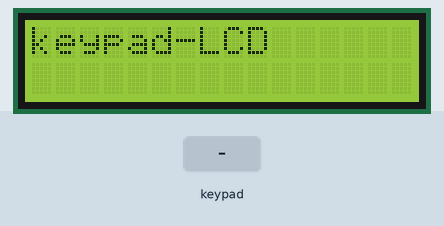
Simulated run of this sketch. Board: Arduino Uno, built with avr-gcc and run on an emulated ATmega328P. On the bench: 16×2 character LCD. The test bench sets the inputs (shaded band).

Above: at 1.2 s.
1.3 s: keypad keys 5 4 3 2 # pressed 0.4 s apart
At 3.3 s:
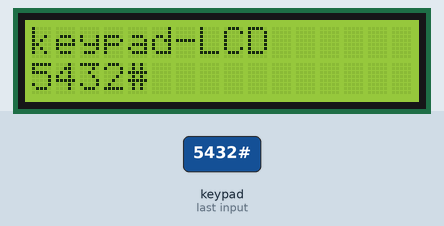
4.8 s: key '*' pressed
At 6.0 s:
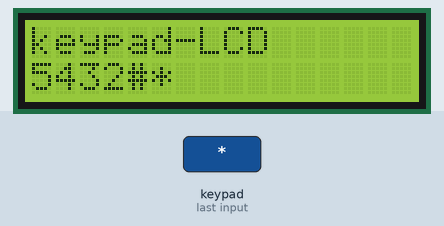
6.3 s: key '#' pressed
At 7.1 s:
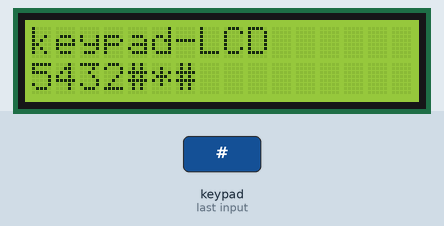
7.8 s: keypad keys 5 4 3 2 * pressed 0.4 s apart
At 10.8 s:
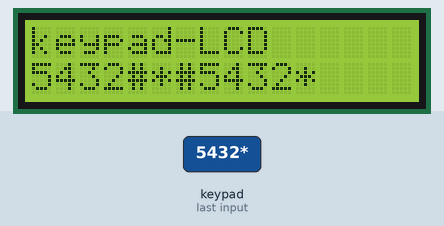
11.3 s: keypad keys 8 7 6 # pressed 0.4 s apart
At 13.2 s:
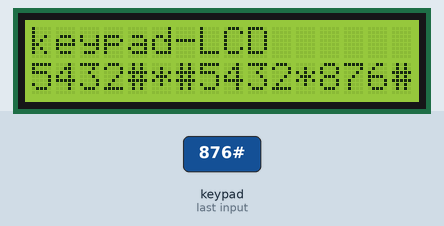
Timing chart, 0 to 14.7 s (numbered marks = the images above; inputs shaded):
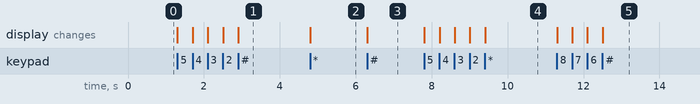

Measured:
- after the input at 1.3 s, the display: first changes at once (image 1 shows a later state)
- after the input at 4.8 s, the display: changes at once (image 2)
- after the input at 6.3 s, the display: changes at once (image 3)
- after the input at 7.8 s, the display: first changes at once (image 4 shows a later state)
- after the input at 11.3 s, the display: first changes at once (image 5 shows a later state)

The sketch:

keypad_LCD.ino
```cpp
#include <Keypad.h>
#include <LiquidCrystal.h>
const byte ROWS = 4; //four rows
const byte COLS = 3; //three columns
char keys[ROWS][COLS] = {
  {'1','2','3'},
  {'4','5','6'},
  {'7','8','9'},
  {'*','0','#'}
};
byte rowPins[ROWS] = {5, 4, 3, 2}; //connect to the row pinouts of the keypad
byte colPins[COLS] = {8, 7, 6}; //connect to the column pinouts of the keypad
LiquidCrystal lcd(12,11,10,9,1,0);
Keypad keypad = Keypad( makeKeymap(keys), rowPins, colPins, ROWS, COLS );

void setup(){
  lcd.begin(16,2);
  lcd.print("keypad-LCD");
  lcd.setCursor(0,1);
}

void loop(){
  char key = keypad.getKey();

  if (key != NO_KEY){
    lcd.print(key);
  }
}
```
